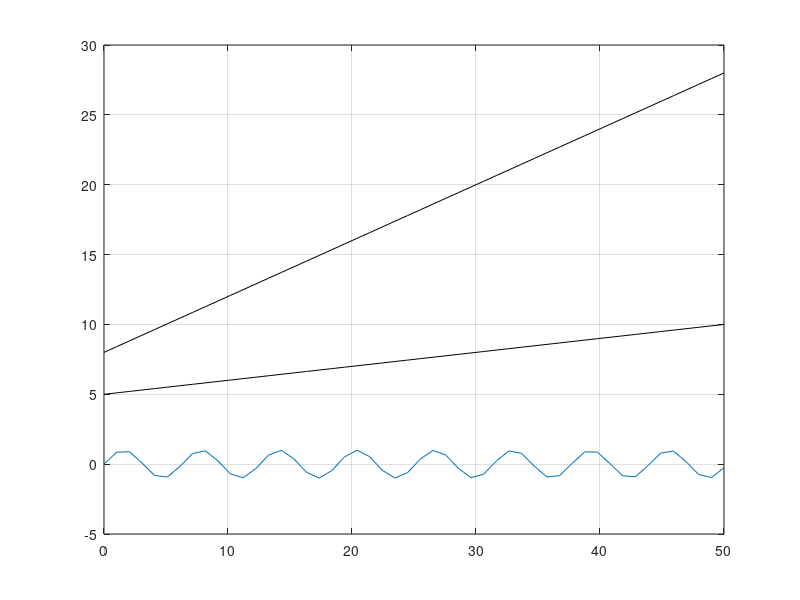

The MATLAB script that drew this image:
num_elements = 50;
x = linspace(0,num_elements,50);

a1 = 0.1;
a2 = 0.4;

b1 = 5;
b2 = 8;

y1 = a1 * x + b1;
y2 = a2 * x + b2;
y_sin = sin(x);

plot(x, y1, 'k'); grid on; hold on;
plot(x, y2, 'k'); hold on;
plot(x, y_sin);

